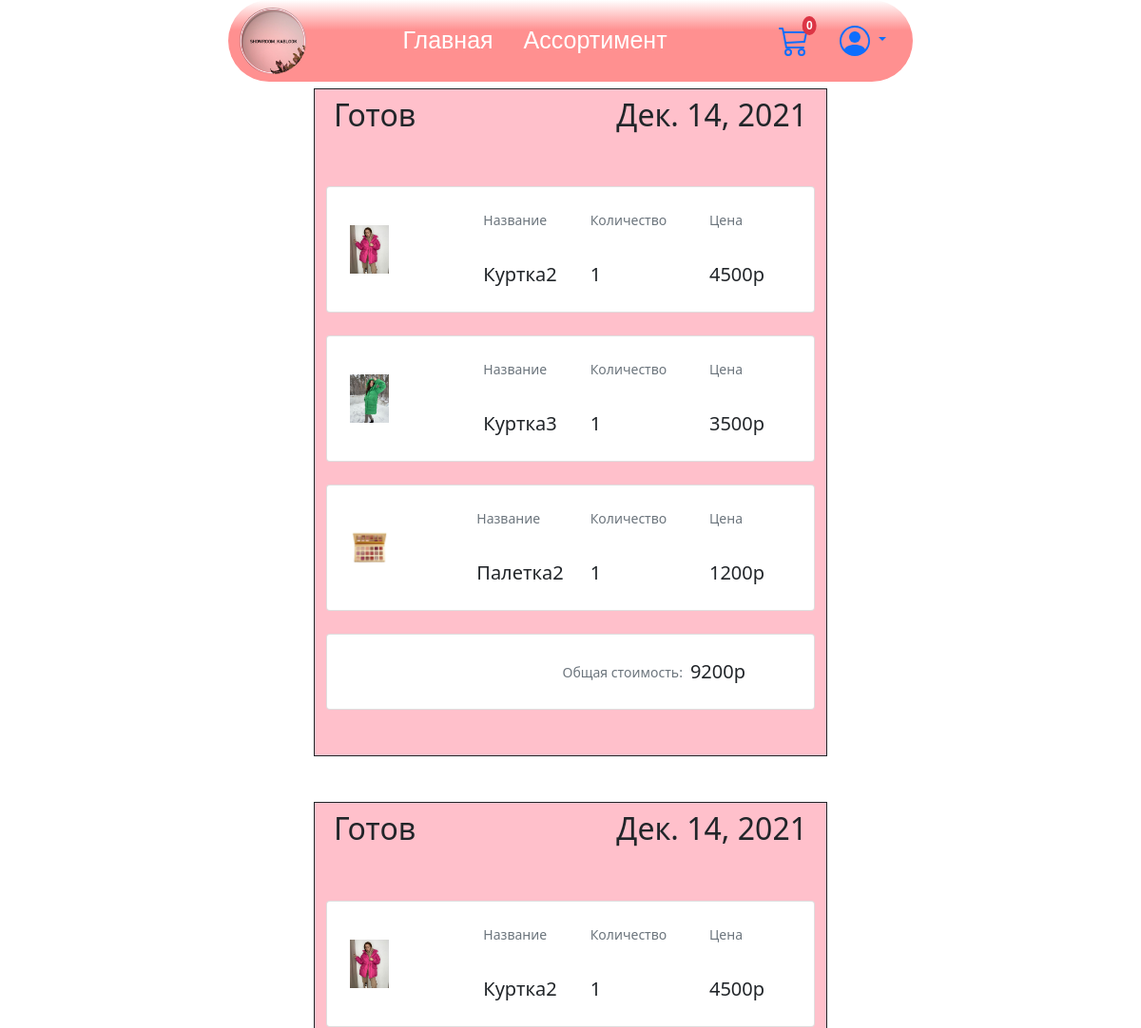
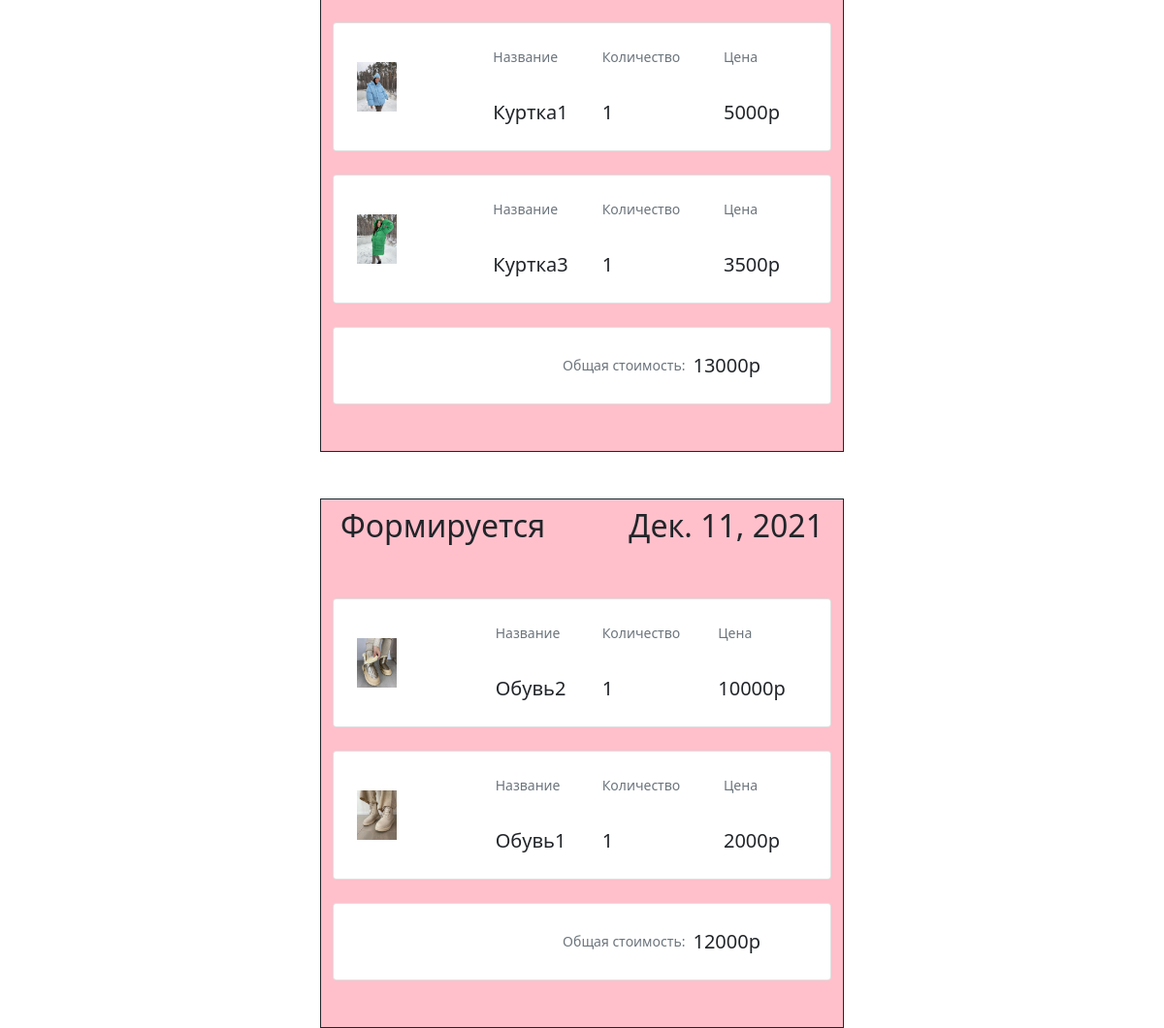
The app's page /orders (signed in) with its own data (2 pictures, top to bottom).
### Site/models.py (models this page shows, shortened)
class Orders(models.Model):
    STATUS = (
        ('NR', 'Формируется'),
        ('R', 'Готов'),
    )
    class Meta:
        verbose_name = "Заказ"
        verbose_name_plural = "Заказы"
        ordering = ['id']
    user = models.ForeignKey(Profile,verbose_name="Покупатель",null = False,on_delete = models.CASCADE)
    status = models.CharField(max_length=2, verbose_name="Статус заказа",choices=STATUS,default='NR')
    data_field = models.DateField(verbose_name = 'Дата',auto_now_add = True)
    order_price = models.IntegerField(verbose_name = 'Сумма заказа',editable = False)

class Clothes(models.Model):
    garment = models.ForeignKey(Categories,on_delete=models.CASCADE,null = True)
    name = models.CharField(max_length=100,verbose_name="Название вещи",null=True,blank=False)
    price = models.PositiveIntegerField(verbose_name='Цена',null=True,blank=False)
    photo = models.ImageField(verbose_name="Фотография",null=True,blank=False)
    class Meta:
        verbose_name = "элемент одежды"
        verbose_name_plural = "Одежда"
        ordering = ['id']

### Site/views.py (the view)
# urls.py: path('orders',views.show_orders,name = 'orders'),
@login_required(login_url='login')
def show_orders(request):
    orders = Orders.objects.all().filter(user=request.user.id).order_by('-id')  #выбираем все заказы
    orders_dict = {}
    for order in orders:
        items_in_order = Order.objects.all().filter(order_id = order.id) #для каждого заказа выбираем товары
        ids_of_items = []
        for item in items_in_order:
            ids_of_items.append(item.item)  #формируем список вещей в заказе
        orders_dict[order] = ids_of_items
    return render(request, 'orders.html', {'orders': orders_dict})

### Site/context.py (called while the page is built)
def shopping_cart(request):
    return {'counter_items_in_cart':Profile_Cart.objects.filter(user  = request.user.id).count(),
    'counter_items_in_favourite':Favourite.objects.filter(user = request.user.id).count(),
    'counter_items_in_orders':Orders.objects.filter(user = request.user.id).count()}

### Site/templates/orders.html (shortened to what this page needs)
{% extends "base.html" %}
{% load static %}
{% block for_css %}
<link rel="stylesheet" href="{% static 'css/orders.css'%}" type="text/css">
{% endblock %}
{% block content %}
{% ifnotequal counter_items_in_orders 0 %}
{%for order,items_in_order in orders.items %}
<section class = "mb-5">
    <div class="container w-75 border border-dark">
        <div class="row d-flex justify-content-center one_order">
            <div class="d-flex bd-highlight mb-3">
                <div class="me-auto p-2 bd-highlight">
                    <h2>
                        {{order.get_status_display}}
                    </h2>
                </div>
                <div class="ms-auto p-2 bd-highlight">
                    <h2>
                        {{order.data_field}}
                    </h2>
                </div>
              </div>
            <div class="col">
                {%for item in items_in_order%}
                <div class="card gy-5 mb-4 mt-4">
                    <div class="card-body p-4">
                        <div class="row align-items-center">
                            <div class="col-3 align-items-center">
                                <div class="col-md-2">
                                    <img src="/static/img/{{item.photo}}" class="img-fluid" style="max-width: 250%;"
                                        alt="Generic placeholder image">
                                </div>
                            </div>
                            <div class="col-9 align-items-center justify-content-center d-flex">
                                <div class="col-md-2 d-flex justify-content-center mx-auto">
                                    <div>
                                        <p class="small text-muted mb-4 pb-2">Название</p>
                                        <p class="lead fw-normal mb-0">{{item.name}}</p>
                                    </div>
                                </div>
                                <div class="col-md-2 d-flex justify-content-center mx-auto">
                                    <div>
                                        <p class="small text-muted mb-4 pb-2">Количество</p>
                                        <p class="lead fw-normal mb-0">1</p>
                                    </div>
                                </div>
                                <div class="col-md-2 d-flex justify-content-center mx-auto">
                                    <div>
                                        <p class="small text-muted mb-4 pb-2">Цена</p>
                                        <p class="lead fw-normal mb-0">{{item.price}}р</p>
                                    </div>
                                </div>
                            </div>
                        </div>
                    </div>
                </div>
                {%endfor%}
                <div class="card mb-5">
                    <div class="card-body p-4">
                        <div class="float-end">
                            <p class="mb-0 me-5 d-flex align-items-center">
                                <span class="small text-muted me-2">Общая стоимость:</span> <span
                                    class="lead fw-normal">{{order.order_price}}р</span>
                            </p>
                        </div>
                    </div>
                </div>
            </div>
        </div>
    </div>
</section>
{%endfor%}
{%else%}
<h1 class="justify-content-center">Вы ещё не совершали заказов</h1>
{%endifnotequal%}
{% endblock %}

### Site/static/css/orders.css (style rules this page uses)
.one_order { background-color: pink; }

### Site/static/css/base.css (style rules this page uses)
html { height: 100%; overflow-x: hidden; margin-right: calc(-1 * (100vw - 100%)); }
body { width: 60%; margin-left: auto; margin-right: auto; }

### records on screen
Orders: status "Готов", data_field "Дек. 14, 2021", order_price "9200"
Clothes: photo (picture), name "Куртка2", price "4500"
Clothes: photo (picture), name "Куртка3", price "3500"
Clothes: photo (picture), name "Палетка2", price "1200"
Orders: status "Готов", data_field "Дек. 14, 2021", order_price "13000"
Clothes: photo (picture), name "Куртка1", price "5000"
Orders: status "Формируется", data_field "Дек. 11, 2021", order_price "12000"
Clothes: photo (picture), name "Обувь2", price "10000"
Clothes: photo (picture), name "Обувь1", price "2000"

### other values on screen
{{ counter_items_in_cart }} "0"
